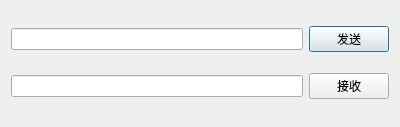
<?xml version="1.0" encoding="UTF-8"?>
<ui version="4.0">
 <class>DialogChildWindow</class>
 <widget class="QDialog" name="DialogChildWindow">
  <property name="geometry">
   <rect>
    <x>0</x>
    <y>0</y>
    <width>400</width>
    <height>127</height>
   </rect>
  </property>
  <property name="windowTitle">
   <string>Dialog</string>
  </property>
  <layout class="QVBoxLayout" name="verticalLayout">
   <item>
    <layout class="QHBoxLayout" name="horizontalLayout">
     <item>
      <widget class="QLineEdit" name="lineEdit_send"/>
     </item>
     <item>
      <widget class="QPushButton" name="pushButton_send">
       <property name="text">
        <string>发送</string>
       </property>
      </widget>
     </item>
    </layout>
   </item>
   <item>
    <layout class="QHBoxLayout" name="horizontalLayout_2">
     <item>
      <widget class="QLineEdit" name="lineEdit_receive"/>
     </item>
     <item>
      <widget class="QPushButton" name="pushButton_receive">
       <property name="text">
        <string>接收</string>
       </property>
      </widget>
     </item>
    </layout>
   </item>
  </layout>
 </widget>
 <resources/>
 <connections/>
</ui>
